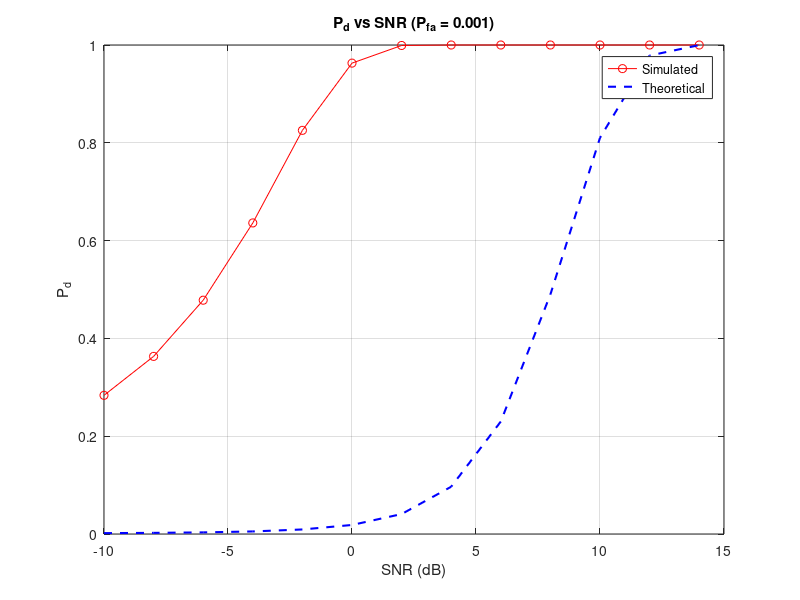
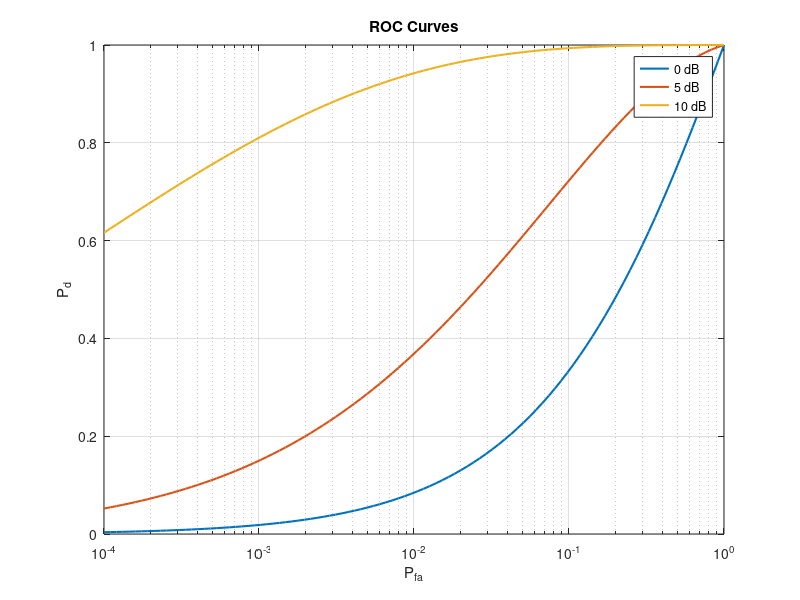

Source code (MATLAB) for these figures, in order:
clear; clc; close all;

N = 1000; trials = 1e5;
snr_dB = -10:2:15;
Pfa = 1e-3;
thr = sqrt(-2*log(Pfa));
sigma = 10.^(-snr_dB/20);
L = numel(snr_dB);


maxG = @(r,c) sqrt(2)*erfcinv(-2*expm1(log(rand(r,c))/N));

Mx = maxG(trials, L);                 
Mn = maxG(trials, L);                 

Pd_sim  = mean(1 + sigma.*Mx > thr*sigma);
Pfa_sim = mean(sigma.*Mn > thr*sigma);

Pd_th = marcumq(sqrt(2*10.^(snr_dB/10)), thr);

figure;
plot(snr_dB, Pd_sim, 'ro-', snr_dB, Pd_th, 'b--', 'LineWidth', 1.5);
grid on; xlabel('SNR (dB)'); ylabel('P_d');
title(['P_d vs SNR (P_{fa} = ', num2str(Pfa), ')']);
legend('Simulated', 'Theoretical');

pfa = logspace(-4, 0, 100);
[P, S] = meshgrid(pfa, sqrt(2*10.^([0 5 10]/10)));
pd = marcumq(S, sqrt(-2*log(P)));

figure;
semilogx(pfa, pd', 'LineWidth', 1.5);
grid on; xlabel('P_{fa}'); ylabel('P_d');
title('ROC Curves'); legend('0 dB','5 dB','10 dB');
